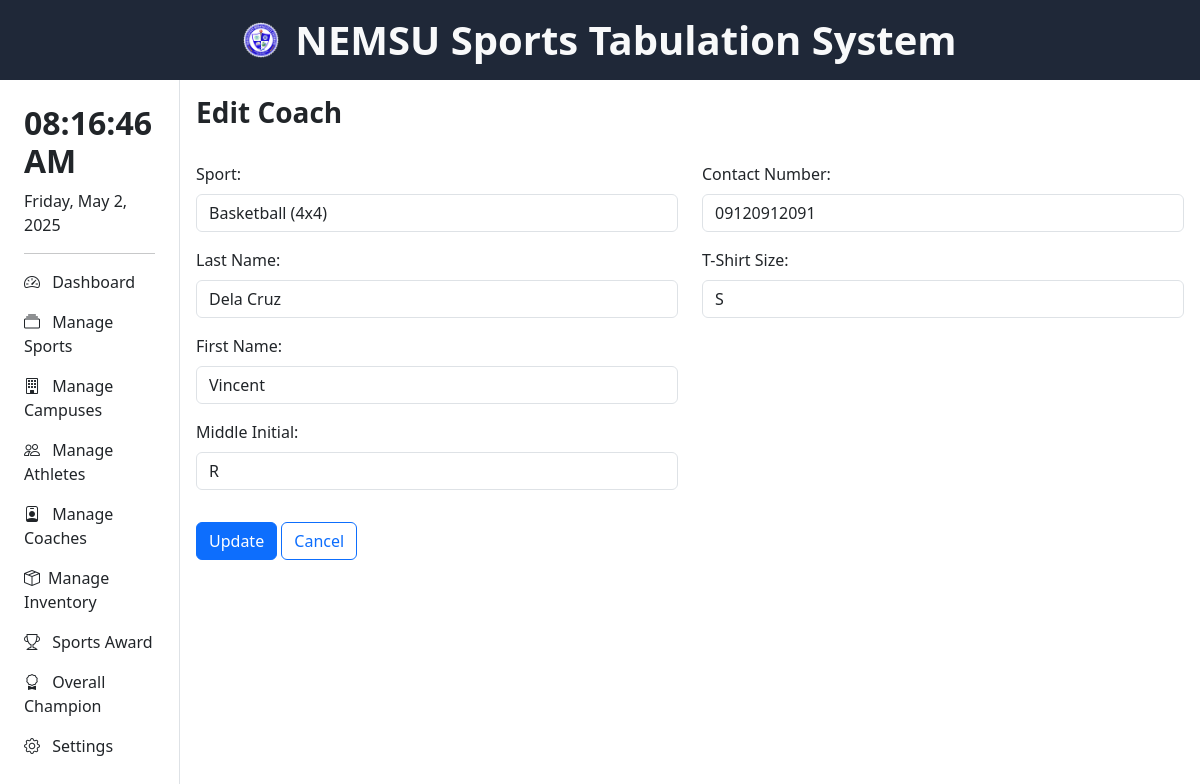
The page /pages/edit_coach.php?id=6 (signed in) on the database its author committed.
### tables this page shows
CREATE TABLE `coaches` (
  `id` int(11) NOT NULL,
  `sport_id` int(11) NOT NULL,
  `lastname` varchar(100) NOT NULL,
  `firstname` varchar(100) NOT NULL,
  `middle_initial` char(1) DEFAULT NULL,
  `contact_number` varchar(15) NOT NULL,
  `t_shirt_size` varchar(5) NOT NULL
);

### pages/edit_coach.php (the view, shortened to what this page needs)
<html lang="en">
<head>
    <?php include '../header.php'; ?>
</head>
<body>
    <div>
        <?php include 'head_nav.php'; ?>
        <div style="height: 90vh;" class="d-flex flex-row">
            <div style="width: 15%">
                <?php include 'navigation.php'; ?>
            </div>
            <div style="width: 85%">
                <div class="container p-3">
                <div class="d-flex justify-content-between align-items-center mb-4">
                    <h3 class="fw-bold">Edit Coach</h3>
                </div>
                <div style="overflow-y: auto; max-height: 70vh;">
                <div class="row">
                    <?php
                        $id = $_GET['id'];
                        $query = "SELECT sport_id, lastname, firstname, middle_initial, contact_number, t_shirt_size FROM coaches WHERE id = ?";
                        $stmt = $conn->prepare($query);
                        $stmt->bind_param("i", $id);
                        $stmt->execute();
                        $result = $stmt->get_result();
                        $coach = $result->fetch_assoc();
                    ?>
                    <form action="update_coach.php?id=<?php echo htmlspecialchars($id); ?>" method="post">
                        <div class="row">
                            <div class="col-md-6">
                                <div class="mb-3">
                                    <label for="sport_id" class="form-label">Sport:</label>
                                    <select id="sport_id" name="sport_id" class="form-control" required>
                                        <?php
                                            $sports_query = "SELECT id, name FROM sports";
                                            $sports_result = $conn->query($sports_query);
                                            while ($sport = $sports_result->fetch_assoc()) {
                                                $selected = $sport['id'] == $coach['sport_id'] ? 'selected' : '';
                                                echo "<option value='" . htmlspecialchars($sport['id']) . "' $selected>" . htmlspecialchars($sport['name']) . "</option>";
                                            }
                                        ?>
                                    </select>
                                </div>
                                <div class="mb-3">
                                    <label for="lastname" class="form-label">Last Name:</label>
                                    <input type="text" id="lastname" name="lastname" class="form-control" value="<?php echo htmlspecialchars($coach['lastname']); ?>" required>
                                </div>
                                <div class="mb-3">
                                    <label for="firstname" class="form-label">First Name:</label>
                                    <input type="text" id="firstname" name="firstname" class="form-control" value="<?php echo htmlspecialchars($coach['firstname']); ?>" required>
                                </div>
                                <div class="mb-3">
                                    <label for="middle_initial" class="form-label">Middle Initial:</label>
                                    <input type="text" id="middle_initial" name="middle_initial" class="form-control" value="<?php echo htmlspecialchars($coach['middle_initial']); ?>" maxlength="1">
                                </div>
                            </div>
                            <div class="col-md-6">
                                <div class="mb-3">
                                    <label for="contact_number" class="form-label">Contact Number:</label>
                                    <input type="text" id="contact_number" name="contact_number" class="form-control" value="<?php echo htmlspecialchars($coach['contact_number']); ?>" required>
                                </div>
                                <div class="mb-3">
                                    <label for="t_shirt_size" class="form-label">T-Shirt Size:</label>
                                    <input type="text" id="t_shirt_size" name="t_shirt_size" class="form-control" value="<?php echo htmlspecialchars($coach['t_shirt_size']); ?>" required>
                                </div>
                            </div>
                        </div>
                        <div class="mt-3">
                            <button type="submit" class="btn btn-primary">Update</button>
                            <a href="manage_coaches.php" class="btn text-primary border-primary">Cancel</a>
                        </div>
                    </form>
                </div>
                </div>
            </div>
        </div>
    </div>
</body>
</html>

### rows shown on the page
coaches: lastname "Dela Cruz", firstname "Vincent", middle_initial "R", contact_number "09120912091", t_shirt_size "S"

### other values the page prints
form field sport_id "Basketball (4x4)"
